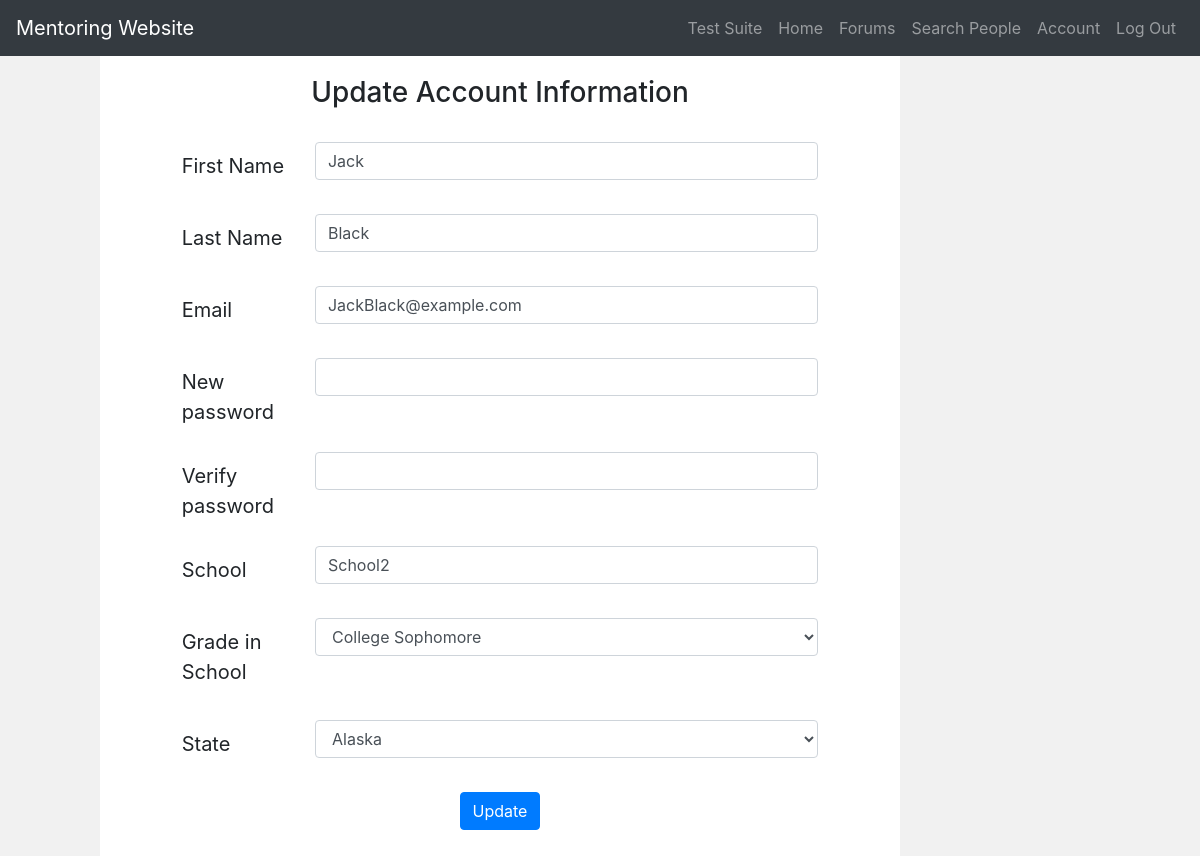
The app's page /account (signed in) with its own data.
### db_models.py (models this page shows, shortened)
class User(db.Model):
    __tablename__ = 'Users'
    __searchable__ = ['username', 'first_name', 'last_name', 'email', 'school', 'state']
    first_name = db.Column(db.String(64), index=True, nullable=False)
    last_name = db.Column(db.String(64), index=True, nullable=False)
    username = db.Column(db.String(64), index=True, primary_key=True, unique=True, nullable=False)
    email = db.Column(db.String(120), index=True, unique=True, nullable=False)
    password = db.Column(db.String(128), nullable=False)
    school = db.Column(db.String(128))
    grade = db.Column(db.String(64))
    state = db.Column(db.String(64))
    post_time = db.Column(db.DateTime, index=True, default=datetime.utcnow, nullable=False)
    forum_questions = db.relationship("ForumQuestion", backref='author', lazy='dynamic')
    forum_posts = db.relationship("ForumPost", backref='author', lazy='dynamic')
    user_posts = db.relationship("UserPost", backref='author', lazy='dynamic')
    authenticated = db.Column(db.Boolean, default=False)

### main.py (the view)
@app.route('/account', methods=['GET', 'POST'])
def account():
    form = UpdateAccountForm(grade=current_user.grade, state=current_user.state)
    if form.validate_on_submit():
        update_account_handler(form)
        return redirect('/account')
    return render_template('account.html', form=form)

### forms.py
class UpdateAccountForm(FlaskForm):
    first_name = StringField('First Name', validators=[DataRequired()])
    last_name = StringField('Last Name', validators=[DataRequired()])
    email = EmailField('Email', validators=[DataRequired(), Email()])
    new_password = PasswordField('New Password')
    new_password_v = PasswordField('Verify New Password')
    school = StringField('School', validators=[DataRequired()])
    grade = SelectField('Grade in School', choices=GRADE_LEVELS, validators=[DataRequired()])
    state = SelectField('State', choices=list(zip(STATE_ABBREVS, STATE_NAMES)), validators=[DataRequired()])
    submit = SubmitField('Update Account')

### db_models.py (called while the page is built)
@login_manager.user_loader
def load_user(user_id):
    if user_id is not None:
        return User.query.get(user_id)
    return None

### templates/account.html (shortened to what this page needs)
{% extends "base.html" %}
{% block page_content %}
<div class="container-fluid">
  <div class="row">
    <div class="col-sm-1 sidebar">
      <div class= "mar-top">
          <br>
      </div>
    </div>
    <div class="col-sm-8">
      <div class= "mar-top">
        <div class="col-sm-12" align="center"> <h3>Update Account Information</h3><br></div>
        {% block content %}
        <form action="" method="post" novalidate>
                <div class="form-group row">
                    <div class="col-sm-1"></div>
                    <label  class="col-sm-2 col-form-label col-form-label-lg" >{{ form.first_name.label }}</label>
                    <div class="col-sm-8">
                        {{ form.first_name(value = current_user.first_name, class="form-control") }}
                    </div>
                </div>
                <div class="form-group row">
                    <div class="col-sm-1"></div>
                    <label  class="col-sm-2 col-form-label col-form-label-lg">{{ form.last_name.label }}</label>
                    <div class="col-sm-8">
                        {{ form.last_name(value = current_user.last_name, class="form-control") }}
                    </div>
                </div>
                <div class="form-group row">
                    <div class="col-sm-1"></div>
                    <label  class="col-sm-2 col-form-label col-form-label-lg">{{ form.email.label }}</label>
                    <div class="col-sm-8">
                        {{ form.email(value = current_user.email, class="form-control") }}
                    </div>
                </div>
                <div class="form-group row">
                    <div class="col-sm-1"></div>
                    <label  class="col-sm-2 col-form-label col-form-label-lg">New password</label>
                    <div class="col-sm-8">
                        {{ form.new_password(value=current_user.password, class="form-control") }}
                        <br>
                    </div>
                </div>
                <div class="form-group row">
                    <div class="col-sm-1"></div>
                    <label  class="col-sm-2 col-form-label col-form-label-lg">Verify password</label>
                    <div class="col-sm-8">
                        {{ form.new_password_v(value=current_user.password, class="form-control") }}
                    </div>
                </div>
                <div class="form-group row">
                    <div class="col-sm-1"></div>
                    <label  class="col-sm-2 col-form-label col-form-label-lg">{{ form.school.label }}</label>
                    <div class="col-sm-8">
                        {{ form.school(value = current_user.school, class="form-control") }}
                    </div>
                </div>
                <div class="form-group row">
                    <div class="col-sm-1"></div>
                    <label  class="col-sm-2 col-form-label col-form-label-lg">{{ form.grade.label }}</label>
                    <div class="col-sm-8">
                        {{ form.grade(class="form-control") }}
                    </div>
                </div>
                <div class="form-group row">
                    <div class="col-sm-1"></div>
                    <label  class="col-sm-2 col-form-label col-form-label-lg">{{ form.state.label }}</label>
                    <div class="col-sm-8">
                        {{ form.state(class="form-control") }}
                    </div>
                </div>
            <div class="form-group row">
                 <div class="col-sm-12" align="center">
                    {{ form.submit(value = "Update", class="btn btn-primary") }}
                 </div>
            </div>
            </form>
        {% endblock %}
      </div>
    </div>
    <div class="col sidebar">
        <br>
    </div>
  </div>
</div>
{% endblock %}

### static/homepage.css (style rules this page uses)
.sidebar { position: relative; padding-top: 20px; background-color: #f1f1f1; height: 100vh; }
.mar-top { margin-top: 20px; }

### records on screen
User: first_name "Jack", last_name "Black", email "JackBlack@example.com", school "School2", grade "College Sophomore", state "Alaska"
